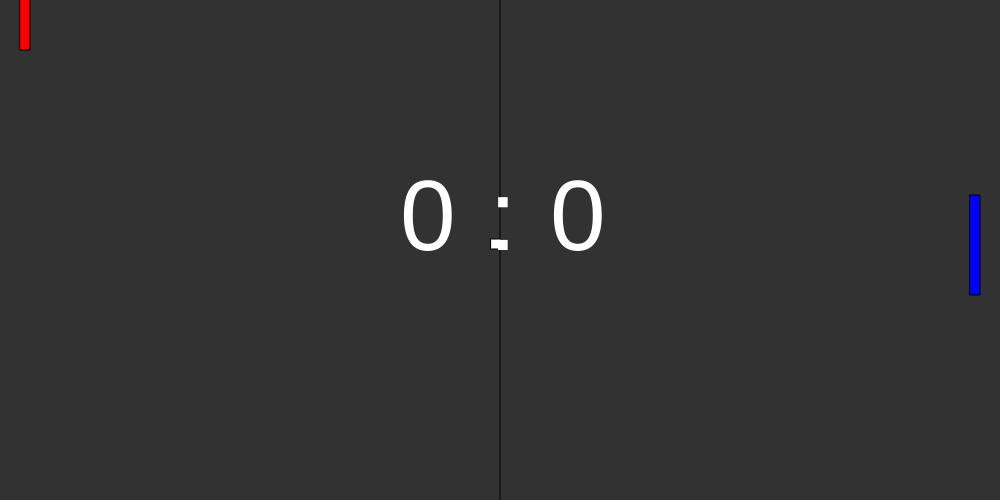
Frame 1 (no input)
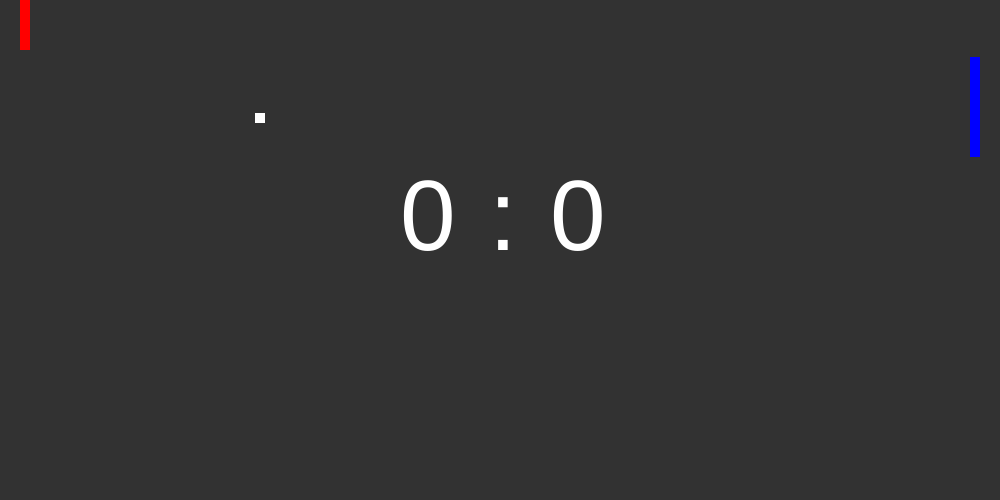
Frame 60 (no input)
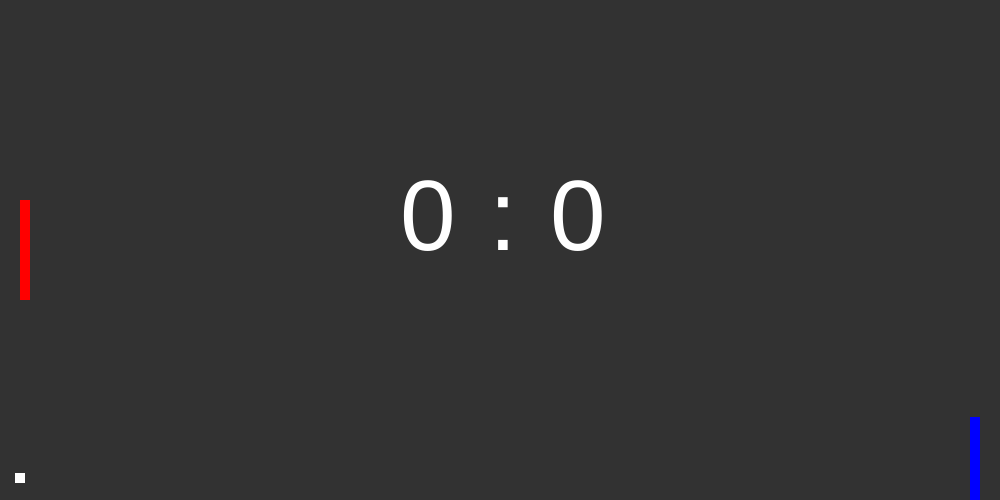
Frame 120 (the mouse pressed at the canvas centre since frame 60)

The p5.js sketch that drew these frames (run headless with seeded random() and noise() and a simulated clock; from frame 60 on, the mouse is pressed at the canvas centre):

// p5.js sketch
// ── sketch.js
var speed_x = 4;
var speed_y = Math.floor(Math.random() * 5) + 2;

var score_1 = 0;
var score_2 = 0;

var x_axis = false;
var y_axis = false;

var display_w = 1000;
var display_h = 500;

var ball_current_x = display_w/2 - 5;
var ball_current_y = display_h/2 - 5;

function setup() {
  createCanvas(display_w, display_h);
  background(50);
  
  fill(255);
  line(display_w/2,0,display_w/2,display_h);
  
  frameRate(120);
}

function draw() {
  
  //Clear field
  resetField();
  
  //Paddle 1
  fill(255,0,0);
  rect(20, mouseY-50, 10, 100);
  
  //Paddle 2
  //Computer
  fill(0,0,255);
  rect(display_w-30, ball_current_y-50, 10, 100);
  
  //Paddle 1
  if (ball_current_y <= mouseY+50 && ball_current_y >= mouseY-50 && ball_current_x <= 30 && ball_current_x >= 20) {
    x_axis = !x_axis;
    speed_y = Math.floor(Math.random() * 5) + 2;
  }
  
  //Paddle2
  //Computer
  if (ball_current_y <= ball_current_y+50 && ball_current_y >= ball_current_y-50 && ball_current_x >= display_w-40 && ball_current_x <= display_w-30) {
    x_axis = !x_axis;
    speed_y = Math.floor(Math.random() * 5) + 2;
  }
  
  //Out
  if (ball_current_x >= display_w-10 || ball_current_x <= 0) {
    if (ball_current_x >= display_w-10) {
      score_1++;
    } else {
      score_2++;
    }
    ball_current_x = display_w/2 - 5;
    ball_current_y = display_h/2 - 5;
    x_axis = !x_axis;
    y_axis = !y_axis;
  }
  
  //Wall Bounce
  if (ball_current_y >= display_h-10 || ball_current_y <= 0) {
    y_axis = !y_axis;
  }

  if (x_axis) {
    ball_current_x += speed_x;
  } else {
    ball_current_x -= speed_x;
  }
  if (y_axis) {
    ball_current_y += speed_y;
  } else {
      ball_current_y -= speed_y;
  }

  //Ball
  fill(255,255,255);
  var ball = rect(ball_current_x, ball_current_y, 10, 10);
  
  //Score display
  noStroke();
  fill(255);
  textSize(100);
  text("" + score_1 +"", display_w/2 - 100, display_h/2);
  
  noStroke();
  fill(255);
  textSize(100);
  text("" + score_2 +"", display_w/2 + 50, display_h/2);
  
  noStroke();
  fill(255);
  textSize(100);
  text(":", display_w/2 - 11, display_h/2);
  
  
  
}

var dummyboo = false;

function keyPressed() {
  if (!dummyboo) {
    noLoop();
  } else {
    loop();
  }
  dummyboo = !dummyboo;
}

function resetField() {
  background(50);
  
  fill(255);
  line(display_w/2,0,display_w/2,display_h);
}
